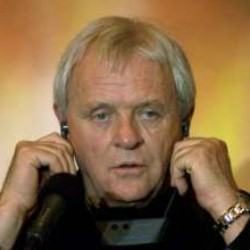
#> input picture scripts/facenet-master/data/images/Anthony_Hopkins_0001.jpg, 250 x 250 px
$ python -i facenet_quality_validator.py   (imports and definitions only)   (older library calls are emulated)
#> lines starting #> are read from the running program, lines starting #| are printed output that depends on the picture
#> further down, picture is the input picture: shape (250, 250, 3); mean B, G, R 68.9, 104, 133.4
#!/usr/bin/env python3
"""
FaceNet Quality Validator

This module provides advanced quality validation for face recognition
to ensure only high-confidence, high-quality recognitions are accepted
for attendance recording.
"""

import cv2
import numpy as np
import math
from typing import Dict, List, Tuple, Optional
import json
import logging
import time

# Add the facenet-master directory to Python path
import sys
import os
sys.path.insert(0, os.path.join(os.path.dirname(__file__), 'facenet-master'))

try:
    from facenet_utils import base64_to_image, validate_base64_image
    from facenet_config import DEBUG, SAVE_DEBUG_IMAGES, DEBUG_IMAGE_PATH
except ImportError:
    # Fallback if modules not available
    DEBUG = False
    SAVE_DEBUG_IMAGES = False
    DEBUG_IMAGE_PATH = '/tmp'

logger = logging.getLogger(__name__)

class FaceQualityAnalyzer:
    """Analyzes face image quality for recognition validation."""

    def __init__(self):
        """Initialize the face quality analyzer."""
        self.face_cascade = cv2.CascadeClassifier(cv2.data.haarcascades + 'haarcascade_frontalface_default.xml')
        self.eye_cascade = cv2.CascadeClassifier(cv2.data.haarcascades + 'haarcascade_eye.xml')

        # Quality thresholds
        self.quality_thresholds = {
            'min_face_size': 100,           # Minimum face size in pixels
            'max_face_size': 500,           # Maximum face size in pixels
            'min_blur_threshold': 100,      # Laplacian variance threshold
            'min_brightness': 50,           # Minimum brightness
            'max_brightness': 200,          # Maximum brightness
            'min_contrast': 30,             # Minimum contrast
            'max_angle_deviation': 15,      # Maximum face angle deviation in degrees
            'min_eye_visibility': 0.8,      # Minimum eye visibility ratio
            'min_face_visibility': 0.7,     # Minimum face visibility ratio
            'max_occlusion_ratio': 0.3      # Maximum occlusion ratio
        }

    def analyze_face_quality(self, image: np.ndarray) -> Dict:
        """Comprehensive face quality analysis."""
        try:
            quality_metrics = {}

            # Convert to grayscale for analysis
            gray = cv2.cvtColor(image, cv2.COLOR_BGR2GRAY)
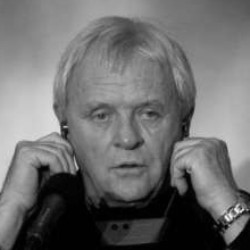
#> gray: shape (250, 250); min 0, max 245, mean 108.8

            # Detect face
            faces = self.face_cascade.detectMultiScale(gray, 1.1, 4)
#> faces = [[68, 69, 117, 117]]

            if len(faces) == 0:
                return {
                    'quality_score': 0.0,
                    'is_valid': False,
                    'error': 'No face detected',
                    'metrics': {}
                }

            # Use the largest face
            face = max(faces, key=lambda x: x[2] * x[3])
#> face = [68, 69, 117, 117]
            x, y, w, h = face
#> x = 68; y = 69; w = 117; h = 117

            # Extract face region
            face_roi = gray[y:y+h, x:x+w]
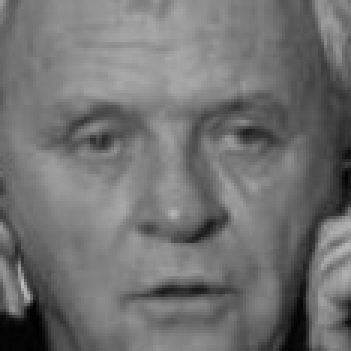
#> face_roi: shape (117, 117) (shown 3 times larger); min 0, max 190, mean 113.1

            # Calculate quality metrics
            quality_metrics.update(self._analyze_blur(face_roi))
            quality_metrics.update(self._analyze_lighting(face_roi))
            quality_metrics.update(self._analyze_contrast(face_roi))
            quality_metrics.update(self._analyze_face_size(w, h))
            quality_metrics.update(self._analyze_face_angle(face_roi))
            quality_metrics.update(self._analyze_eye_visibility(gray, face))
            quality_metrics.update(self._analyze_occlusion(gray, face))
            quality_metrics.update(self._analyze_face_position(image, face))

            # Calculate overall quality score
            quality_score = self._calculate_quality_score(quality_metrics)

            # Determine if face is valid for recognition
            is_valid = self._validate_face_quality(quality_metrics, quality_score)

            return {
                'quality_score': quality_score,
                'is_valid': is_valid,
                'metrics': quality_metrics,
                'face_region': face.tolist()
            }

        except Exception as e:
            logger.error(f"Error analyzing face quality: {e}")
            return {
                'quality_score': 0.0,
                'is_valid': False,
                'error': str(e),
                'metrics': {}
            }

    def _analyze_blur(self, face_roi: np.ndarray) -> Dict:
        """Analyze image blur using Laplacian variance."""
        try:
            laplacian_var = cv2.Laplacian(face_roi, cv2.CV_64F).var()
#> laplacian_var = 130.2

            # Normalize blur score (higher is better)
            blur_score = min(1.0, laplacian_var / self.quality_thresholds['min_blur_threshold'])
#> blur_score = 1

            return {
                'blur_score': float(blur_score),
                'laplacian_variance': float(laplacian_var),
                'is_blur_valid': laplacian_var >= self.quality_thresholds['min_blur_threshold']
            }
        except Exception as e:
            logger.error(f"Error analyzing blur: {e}")
            return {
                'blur_score': 0.0,
                'laplacian_variance': 0.0,
                'is_blur_valid': False
            }

    def _analyze_lighting(self, face_roi: np.ndarray) -> Dict:
        """Analyze lighting conditions."""
        try:
            mean_brightness = np.mean(face_roi)
#> mean_brightness = 113.1
            std_brightness = np.std(face_roi)
#> std_brightness = 32.68

            # Calculate lighting score
            brightness_score = 1.0
            if mean_brightness < self.quality_thresholds['min_brightness']:
                brightness_score = mean_brightness / self.quality_thresholds['min_brightness']
            elif mean_brightness > self.quality_thresholds['max_brightness']:
                brightness_score = self.quality_thresholds['max_brightness'] / mean_brightness

            # Check for even lighting
            lighting_evenness = 1.0 - (std_brightness / 128.0)
#> lighting_evenness = 0.745
            lighting_evenness = max(0.0, min(1.0, lighting_evenness))

            is_lighting_valid = (
                self.quality_thresholds['min_brightness'] <= mean_brightness <= self.quality_thresholds['max_brightness']
            )
#> is_lighting_valid = True

            return {
                'brightness_score': float(brightness_score),
                'lighting_evenness': float(lighting_evenness),
                'mean_brightness': float(mean_brightness),
                'std_brightness': float(std_brightness),
                'is_lighting_valid': is_lighting_valid
            }
        except Exception as e:
            logger.error(f"Error analyzing lighting: {e}")
            return {
                'brightness_score': 0.0,
                'lighting_evenness': 0.0,
                'mean_brightness': 0.0,
                'std_brightness': 0.0,
                'is_lighting_valid': False
            }

    def _analyze_contrast(self, face_roi: np.ndarray) -> Dict:
        """Analyze image contrast."""
        try:
            # Calculate contrast using standard deviation
            contrast = np.std(face_roi)
#> contrast = 32.68

            # Normalize contrast score
            contrast_score = min(1.0, contrast / self.quality_thresholds['min_contrast'])
#> contrast_score = 1

            is_contrast_valid = contrast >= self.quality_thresholds['min_contrast']
#> is_contrast_valid = True

            return {
                'contrast_score': float(contrast_score),
                'contrast_value': float(contrast),
                'is_contrast_valid': is_contrast_valid
            }
        except Exception as e:
            logger.error(f"Error analyzing contrast: {e}")
            return {
                'contrast_score': 0.0,
                'contrast_value': 0.0,
                'is_contrast_valid': False
            }

    def _analyze_face_size(self, width: int, height: int) -> Dict:
        """Analyze face size."""
#> called with width = 117, height = 117
        try:
            face_area = width * height
#> face_area = 13689

            # Calculate size score
            if face_area < self.quality_thresholds['min_face_size'] ** 2:
                size_score = face_area / (self.quality_thresholds['min_face_size'] ** 2)
            elif face_area > self.quality_thresholds['max_face_size'] ** 2:
                size_score = (self.quality_thresholds['max_face_size'] ** 2) / face_area
            else:
                size_score = 1.0

            is_size_valid = (
                self.quality_thresholds['min_face_size'] <= min(width, height) <= self.quality_thresholds['max_face_size']
            )
#> is_size_valid = True

            return {
                'size_score': float(size_score),
                'face_area': int(face_area),
                'face_width': int(width),
                'face_height': int(height),
                'is_size_valid': is_size_valid
            }
        except Exception as e:
            logger.error(f"Error analyzing face size: {e}")
            return {
                'size_score': 0.0,
                'face_area': 0,
                'face_width': 0,
                'face_height': 0,
                'is_size_valid': False
            }

    def _analyze_face_angle(self, face_roi: np.ndarray) -> Dict:
        """Analyze face angle/rotation."""
        try:
            # Use Hough lines to detect face orientation
            edges = cv2.Canny(face_roi, 50, 150)
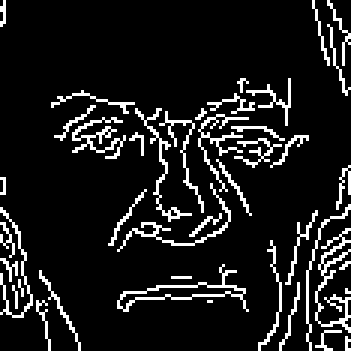
#> edges: shape (117, 117) (shown 3 times larger); 10.5% white in thin lines or dots
            lines = cv2.HoughLines(edges, 1, np.pi/180, threshold=50)
#> lines = None

            if lines is not None and len(lines) > 0:
                # Calculate average angle
                angles = []
                for line in lines:
                    rho, theta = line[0]
                    angle = math.degrees(theta)
                    if angle > 90:
                        angle -= 180
                    angles.append(angle)

                avg_angle = np.mean(angles)
                angle_deviation = abs(avg_angle)

                # Calculate angle score
                angle_score = max(0.0, 1.0 - (angle_deviation / self.quality_thresholds['max_angle_deviation']))

                is_angle_valid = angle_deviation <= self.quality_thresholds['max_angle_deviation']
            else:
                avg_angle = 0.0
                angle_deviation = 0.0
                angle_score = 1.0
                is_angle_valid = True

            return {
                'angle_score': float(angle_score),
                'face_angle': float(avg_angle),
                'angle_deviation': float(angle_deviation),
                'is_angle_valid': is_angle_valid
            }
        except Exception as e:
            logger.error(f"Error analyzing face angle: {e}")
            return {
                'angle_score': 1.0,
                'face_angle': 0.0,
                'angle_deviation': 0.0,
                'is_angle_valid': True
            }

    def _analyze_eye_visibility(self, gray: np.ndarray, face: Tuple) -> Dict:
        """Analyze eye visibility."""
        try:
            x, y, w, h = face
#> x = 68; y = 69; w = 117; h = 117
            face_roi = gray[y:y+h, x:x+w]

            # Detect eyes in face region
            eyes = self.eye_cascade.detectMultiScale(face_roi, 1.1, 3)
#> eyes = [[70, 34, 24, 24], [18, 32, 29, 29]]

            # Calculate eye visibility ratio
            eye_visibility = len(eyes) / 2.0  # Expect 2 eyes
#> eye_visibility = 1
            eye_visibility = min(1.0, eye_visibility)

            is_eye_valid = eye_visibility >= self.quality_thresholds['min_eye_visibility']
#> is_eye_valid = True

            return {
                'eye_visibility': float(eye_visibility),
                'eyes_detected': len(eyes),
                'is_eye_valid': is_eye_valid
            }
        except Exception as e:
            logger.error(f"Error analyzing eye visibility: {e}")
            return {
                'eye_visibility': 0.0,
                'eyes_detected': 0,
                'is_eye_valid': False
            }

    def _analyze_occlusion(self, gray: np.ndarray, face: Tuple) -> Dict:
        """Analyze face occlusion."""
        try:
            x, y, w, h = face
#> x = 68; y = 69; w = 117; h = 117
            face_roi = gray[y:y+h, x:x+w]

            # Use edge detection to find potential occlusions
            edges = cv2.Canny(face_roi, 50, 150)

            # Calculate edge density in different regions
            h_third = h // 3
#> h_third = 39
            w_third = w // 3
#> w_third = 39

            # Check center region (should have fewer edges for clear face)
            center_region = edges[h_third:2*h_third, w_third:2*w_third]
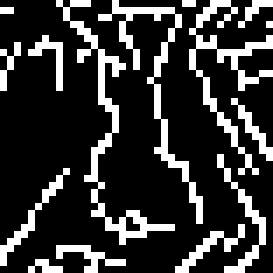
#> center_region: shape (39, 39) (shown 7 times larger); 20.7% white in thin lines or dots
            center_edge_density = np.sum(center_region > 0) / center_region.size
#> center_edge_density = 0.207

            # Check outer regions (should have more edges for face boundaries)
            outer_regions = [
                edges[0:h_third, :],  # Top
                edges[2*h_third:h, :],  # Bottom
                edges[:, 0:w_third],  # Left
                edges[:, 2*w_third:w]   # Right
            ]

            outer_edge_density = np.mean([np.sum(region > 0) / region.size for region in outer_regions])
#> outer_edge_density = 0.0971

            # Calculate occlusion ratio
            occlusion_ratio = center_edge_density / (outer_edge_density + 1e-6)
#> occlusion_ratio = 2.13
            occlusion_ratio = min(1.0, occlusion_ratio)
#> occlusion_ratio = 1

            is_occlusion_valid = occlusion_ratio <= self.quality_thresholds['max_occlusion_ratio']
#> is_occlusion_valid = False

            return {
                'occlusion_ratio': float(occlusion_ratio),
                'center_edge_density': float(center_edge_density),
                'outer_edge_density': float(outer_edge_density),
                'is_occlusion_valid': is_occlusion_valid
            }
        except Exception as e:
            logger.error(f"Error analyzing occlusion: {e}")
            return {
                'occlusion_ratio': 0.0,
                'center_edge_density': 0.0,
                'outer_edge_density': 0.0,
                'is_occlusion_valid': True
            }

    def _analyze_face_position(self, image: np.ndarray, face: Tuple) -> Dict:
        """Analyze face position in image."""
        try:
            x, y, w, h = face
#> x = 68; y = 69; w = 117; h = 117
            img_h, img_w = image.shape[:2]
#> img_h = 250; img_w = 250

            # Calculate face position ratios
            center_x = x + w // 2
#> center_x = 126
            center_y = y + h // 2
#> center_y = 127

            x_ratio = center_x / img_w
#> x_ratio = 0.504
            y_ratio = center_y / img_h
#> y_ratio = 0.508

            # Ideal position is center of image
            ideal_x_ratio = 0.5
            ideal_y_ratio = 0.5

            # Calculate position score
            x_deviation = abs(x_ratio - ideal_x_ratio)
#> x_deviation = 0.004
            y_deviation = abs(y_ratio - ideal_y_ratio)
#> y_deviation = 0.008

            position_score = 1.0 - (x_deviation + y_deviation) / 2.0
#> position_score = 0.994
            position_score = max(0.0, position_score)

            # Check if face is reasonably centered
            is_position_valid = (x_deviation < 0.3 and y_deviation < 0.3)
#> is_position_valid = True

            return {
                'position_score': float(position_score),
                'x_ratio': float(x_ratio),
                'y_ratio': float(y_ratio),
                'x_deviation': float(x_deviation),
                'y_deviation': float(y_deviation),
                'is_position_valid': is_position_valid
            }
        except Exception as e:
            logger.error(f"Error analyzing face position: {e}")
            return {
                'position_score': 0.0,
                'x_ratio': 0.0,
                'y_ratio': 0.0,
                'x_deviation': 1.0,
                'y_deviation': 1.0,
                'is_position_valid': False
            }

    def _calculate_quality_score(self, metrics: Dict) -> float:
        """Calculate overall quality score from metrics."""
        try:
            # Weighted average of quality metrics
            weights = {
                'blur_score': 0.20,
                'brightness_score': 0.15,
                'lighting_evenness': 0.10,
                'contrast_score': 0.15,
                'size_score': 0.15,
                'angle_score': 0.10,
                'eye_visibility': 0.10,
                'position_score': 0.05
            }

            total_score = 0.0
            total_weight = 0.0

            for metric, weight in weights.items():
                if metric in metrics:
                    total_score += metrics[metric] * weight
                    total_weight += weight
#> this loop made 8 passes
#> total_score on passes 1 to 8: 0.2, 0.35, 0.424, 0.574, 0.724, 0.824, 0.924, 0.974
#> after the loop, total_score = 0.974; total_weight = 1
#> in analyze_face_quality, `quality_score = self._calculate_quality_score(quality_metrics)`: quality_score = 0.974

            if total_weight > 0:
                return total_score / total_weight
            else:
                return 0.0

        except Exception as e:
            logger.error(f"Error calculating quality score: {e}")
            return 0.0

    def _validate_face_quality(self, metrics: Dict, quality_score: float) -> bool:
        """Validate if face meets quality requirements."""
#> called with quality_score = 0.974
        try:
            # Check individual quality requirements
            quality_checks = [
                metrics.get('is_blur_valid', False),
                metrics.get('is_lighting_valid', False),
                metrics.get('is_contrast_valid', False),
                metrics.get('is_size_valid', False),
                metrics.get('is_angle_valid', False),
                metrics.get('is_eye_valid', False),
                metrics.get('is_occlusion_valid', False),
                metrics.get('is_position_valid', False)
            ]
#> quality_checks = [True, True, True, True, True, True, False, True]

            # At least 75% of quality checks must pass
            passed_checks = sum(quality_checks)
#> passed_checks = 7
            total_checks = len(quality_checks)
#> total_checks = 8
            check_ratio = passed_checks / total_checks if total_checks > 0 else 0
#> check_ratio = 0.875

            # Overall quality score must be above 0.7
            quality_valid = quality_score >= 0.7
#> quality_valid = True

            # Check ratio must be above 0.75
            check_valid = check_ratio >= 0.75
#> check_valid = True

            return quality_valid and check_valid

        except Exception as e:
            logger.error(f"Error validating face quality: {e}")
            return False

class MultiVerificationSystem:
    """Multi-verification system for high-accuracy face recognition."""

    def __init__(self):
        """Initialize the multi-verification system."""
        self.quality_analyzer = FaceQualityAnalyzer()
        self.verification_history = []
        self.max_history_size = 10

        # Verification thresholds
        self.verification_thresholds = {
            'min_confidence': 0.90,          # 90% minimum confidence
            'min_quality_score': 0.80,       # 80% minimum quality score
            'min_consistency_ratio': 0.80,   # 80% consistency across attempts
            'max_attempts': 3,               # Maximum verification attempts
            'cooldown_period': 30            # Cooldown period in seconds
        }

    # [206 lines left out: functions verify_face_recognition, _check_consistency, _is_in_cooldown, _add_to_history, _get_quality_recommendations, get_verification_stats, not called in this run]

# Global instances
quality_analyzer = FaceQualityAnalyzer()
multi_verifier = MultiVerificationSystem()

# [39 lines left out: functions validate_face_quality, verify_face_recognition, not called in this run]

# [7 lines not run here, left out]

>>> import cv2
>>> picture = cv2.imread('facenet-master/data/images/Anthony_Hopkins_0001.jpg')
>>> result = FaceQualityAnalyzer().analyze_face_quality(picture)
#> result = 4 items

$ run again, on scripts/facenet-master/data/images/Anthony_Hopkins_0002.jpg
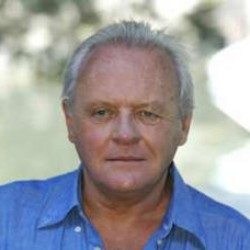
#> input picture scripts/facenet-master/data/images/Anthony_Hopkins_0002.jpg, 250 x 250 px
#> picture is the input picture: shape (250, 250, 3); mean B, G, R 158.6, 154.1, 153.9
#> faces = [[67, 68, 115, 115]]
#> face = [67, 68, 115, 115]
#> in analyze_face_quality, `x, y, w, h = face`: x = 67; y = 68; w = 115
#> laplacian_var = 101.9
#> blur_score = 1
#> mean_brightness = 122.5
#> std_brightness = 28.01
#> lighting_evenness = 0.781
#> is_lighting_valid = True
#> contrast = 28.01
#> contrast_score = 0.934
#> is_contrast_valid = False
#> face_area = 13225
#> is_size_valid = True
#> in _analyze_face_angle, `edges = cv2.Canny(face_roi, 50, 150)`:
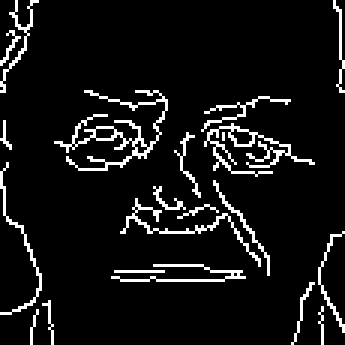
#> edges: shape (115, 115) (shown 3 times larger); 7.8% white in thin lines or dots
#> lines = None
#> in _analyze_eye_visibility, `x, y, w, h = face`: x = 67; y = 68; w = 115
#> eyes = [[22, 32, 26, 26], [58, 29, 34, 34]]
#> eye_visibility = 1
#> is_eye_valid = True
#> in _analyze_occlusion, `x, y, w, h = face`: x = 67; y = 68; w = 115
#> h_third = 38
#> in _analyze_occlusion, `center_region = edges[h_third:2*h_third, w_third:2*w_third]`:
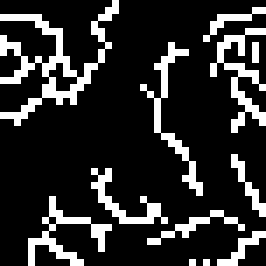
#> center_region: shape (38, 38) (shown 7 times larger); 17.9% white in thin lines or dots
#> center_edge_density = 0.179
#> outer_edge_density = 0.0635
#> in _analyze_occlusion, `occlusion_ratio = center_edge_density / (outer_edge_density + 1e-6)`: occlusion_ratio = 2.82
#> in _analyze_occlusion, `occlusion_ratio = min(1.0, occlusion_ratio)`: occlusion_ratio = 1
#> is_occlusion_valid = False
#> in _analyze_face_position, `x, y, w, h = face`: x = 67; y = 68; w = 115
#> center_x = 124
#> center_y = 125
#> x_ratio = 0.496
#> y_ratio = 0.5
#> x_deviation = 0.004
#> y_deviation = 0
#> position_score = 0.998
#> is_position_valid = True
#> the loop in _calculate_quality_score, `for metric, weight in weights.items():` made 8 passes
#> total_score on passes 1 to 8: 0.2, 0.35, 0.428, 0.568, 0.718, 0.818, 0.918, 0.968
#> after the loop in _calculate_quality_score, `for metric, weight in weights.items():`: total_score = 0.968; total_weight = 1
#> quality_score = 0.968
#> quality_checks = [True, True, False, True, True, True, False, True]
#> passed_checks = 6
#> total_checks = 8
#> check_ratio = 0.75
#> quality_valid = True
#> result = 4 items
